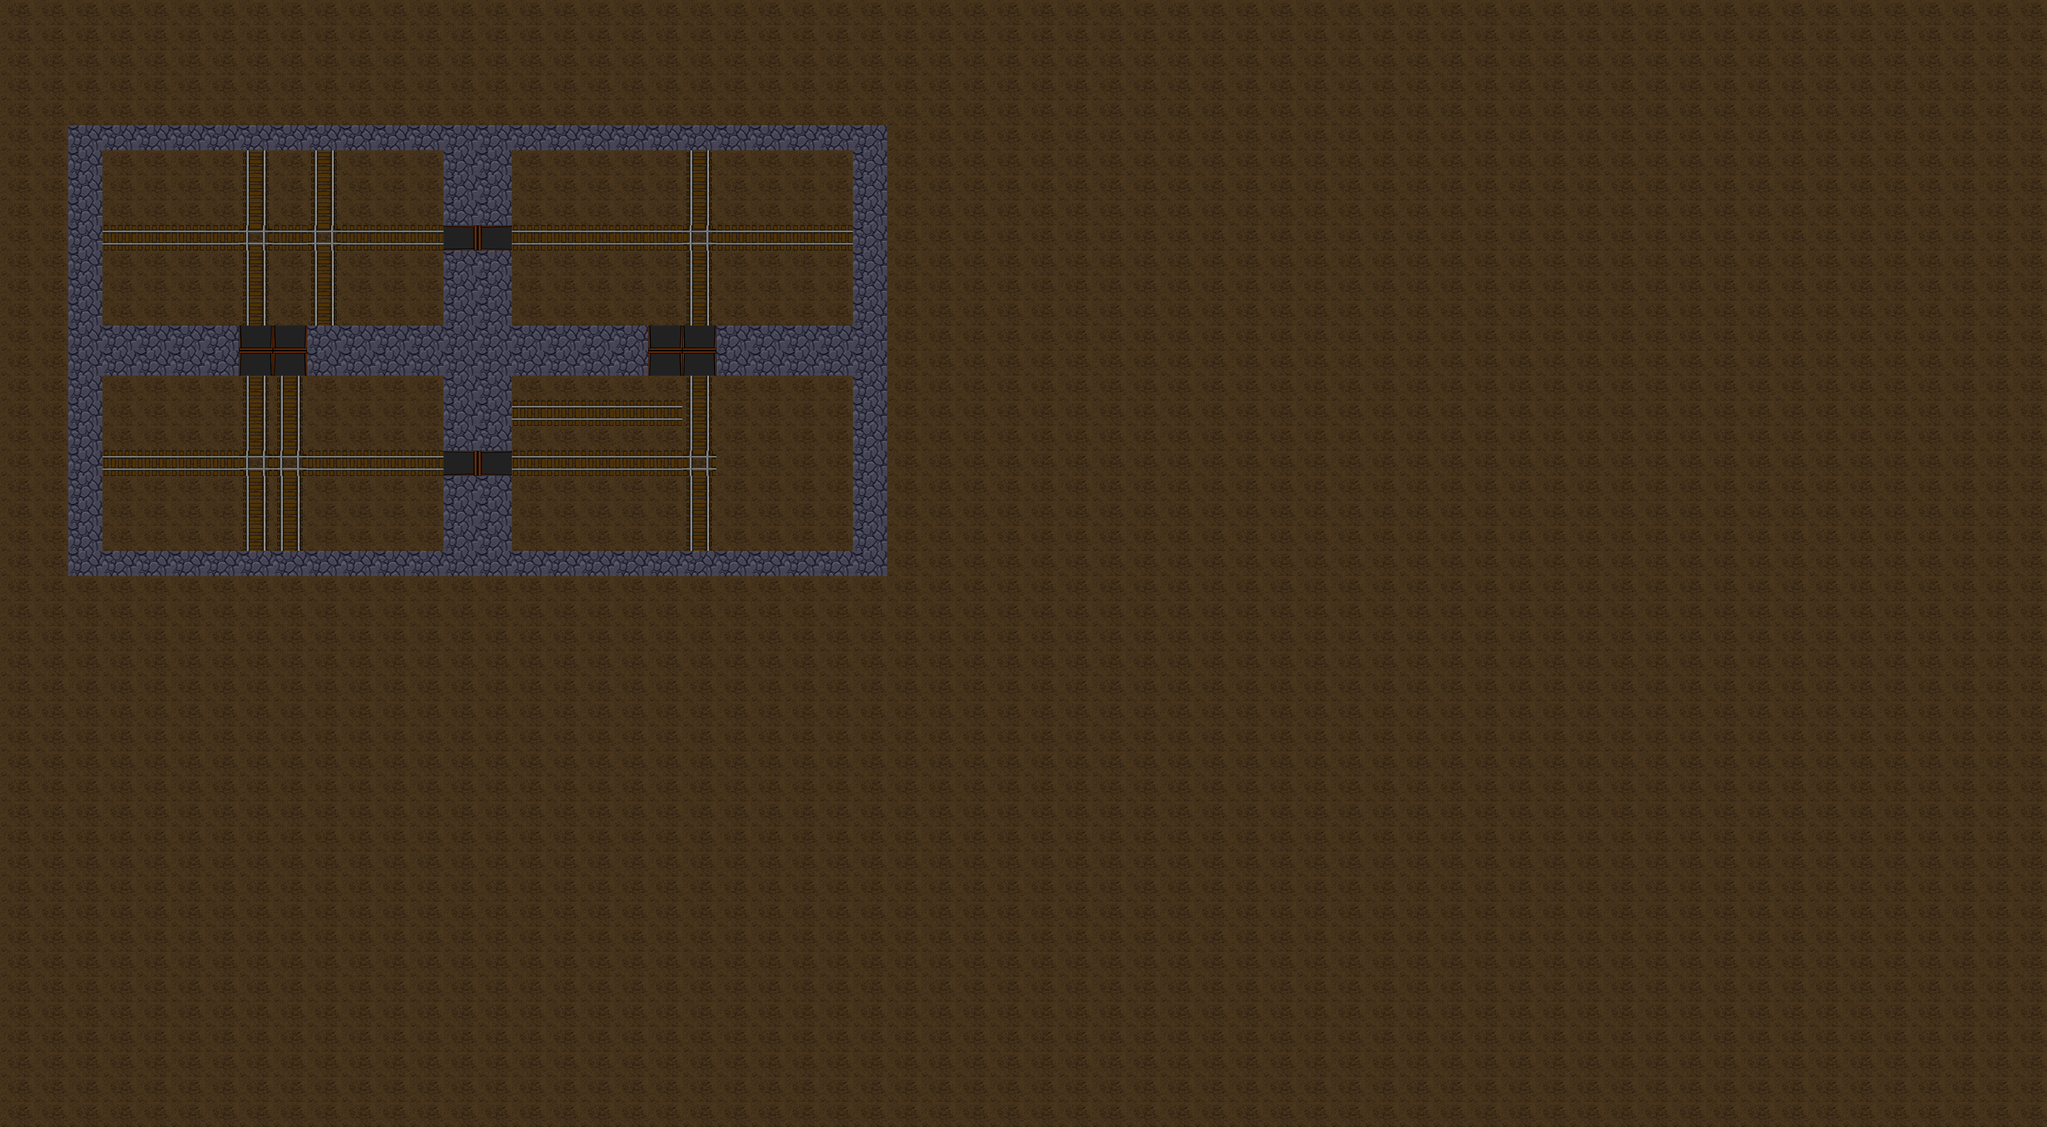

A level layout from a 2D game, rendered from its tile map. Below: a short description, then the map file with tile-grid data replaced by summaries:
An orthogonal 60x45 tile map with 109x80 px tiles, 1 tile layer (pifo).

<map version="1.0" orientation="orthogonal" renderorder="right-down" width="60" height="45" tilewidth="109" tileheight="80" nextobjectid="1">
 <tileset firstgid="1" name="tilesetrailes" tilewidth="109" tileheight="80" tilecount="12">
  <image source="tilesetrailes.png" width="512" height="256" />
 </tileset>
 <layer name="pifo" width="60" height="45">
  <data>[2700 cells, 2700 non-empty, 9 distinct tile ids]</data>
 </layer>
</map>